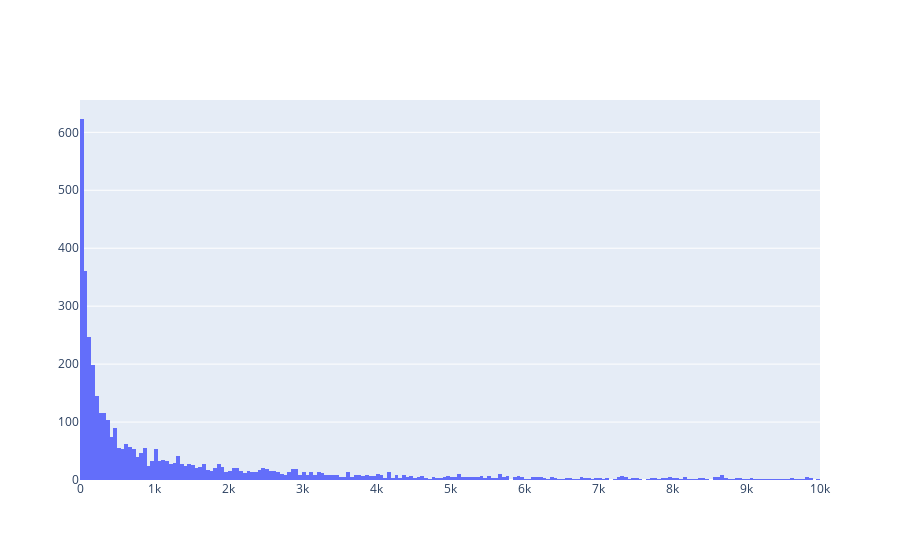

Source (notebook cell):
### Code cell
fig = go.Figure()
fig.add_trace(go.Histogram(x=df_latest['employees_on_platform_latest'][df_latest['employees_on_platform_latest']<10000], nbinsx=250))

fig.show()

### Figure 1 — Plotly figure (JSON) as saved in the notebook; plotly's stock layout.template omitted (floating-point values rounded to 4 significant figures; data arrays with more than 128 entries replaced by an {"elided": "..."} marker saying what was removed)
{"data": [{"nbinsx": 250, "type": "histogram", "x": {"elided": "4038 int values"}}], "layout": {}}
